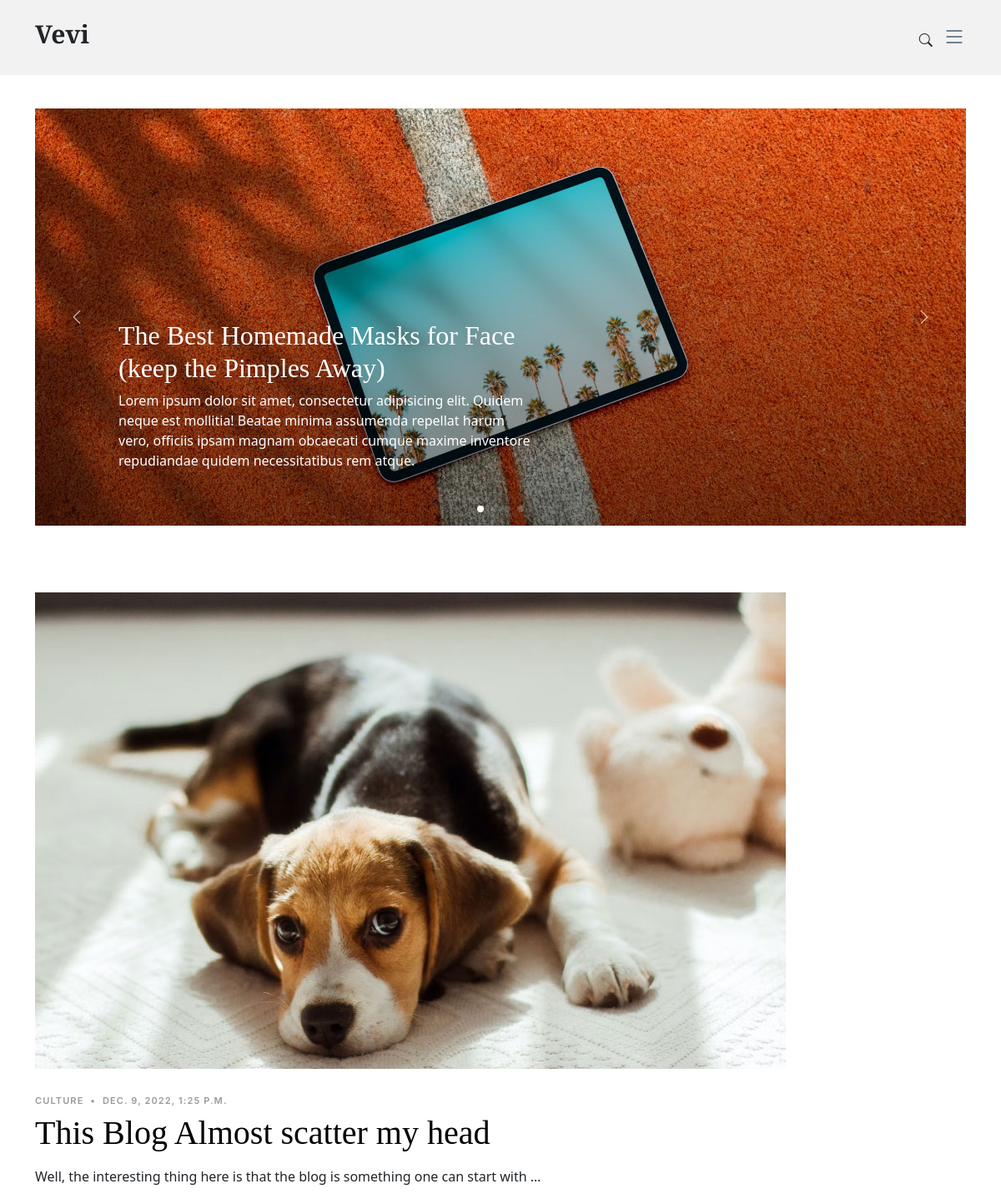
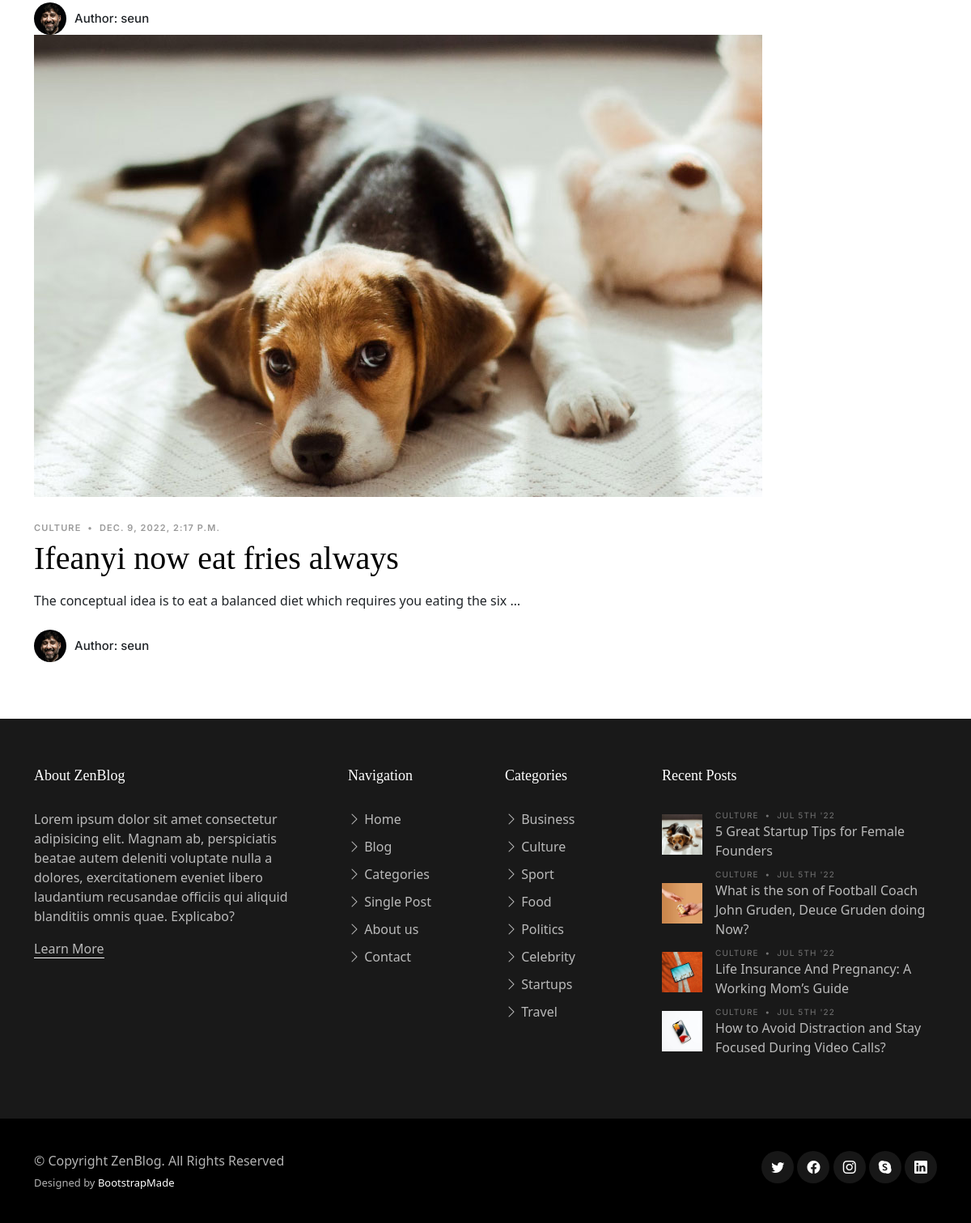
The page / on the database its author committed (2 pictures, top to bottom).
### blogger/models.py (models this page shows)
class Blog(models.Model):
    title = models.CharField(max_length=100)
    content = models.CharField(max_length=1000)
    author = models.ForeignKey(User, on_delete=models.CASCADE, null=True)
    created_at = models.DateTimeField(default=datetime.now, blank=True)

### blogger/views.py (the view)
# urls.py: path('', views.home, name='home'),
def home(request):
    posts = Blog.objects.all()
    return render(request, 'home.html', {'posts': posts})

### blogger/templates/home.html (shortened to what this page needs)
{% load static %}
<!DOCTYPE html>
<html lang="en">
<head>
  <link href="{% static 'assets/vendor/bootstrap/css/bootstrap.min.css' %}" rel="stylesheet">
  <link href="{% static 'assets/vendor/bootstrap-icons/bootstrap-icons.css' %}" rel="stylesheet">
  <link href="{% static 'assets/vendor/swiper/swiper-bundle.min.css' %}" rel="stylesheet">
  <link href="{% static 'assets/vendor/glightbox/css/glightbox.min.css' %}" rel="stylesheet">
  <link href="{% static 'assets/vendor/aos/aos.css' %}" rel="stylesheet">
  <link href="{% static 'assets/css/variables.css' %}" rel="stylesheet">
  <link href="{% static 'assets/css/main.css' %}" rel="stylesheet">
</head>
<content>
  <header id="header" class="header d-flex align-items-center fixed-top">
    <div class="container-fluid container-xl d-flex align-items-center justify-content-between">
      <a href="{% url 'home' %}" class="logo d-flex align-items-center">
        <h1>Vevi</h1>
      </a>
      <div class="position-relative">
        <a href="#" class="mx-2 js-search-open"><span class="bi-search"></span></a>
        <i class="bi bi-list mobile-nav-toggle"></i>
      </div>
    </div>
  </header>
  <main id="main">
    <section id="hero-slider" class="hero-slider">
      <div class="container-md" data-aos="fade-in">
        <div class="row">
          <div class="col-12">
            <div class="swiper sliderFeaturedPosts">
              <div class="swiper-wrapper">
                <div class="swiper-slide">
                  <a href="single-post.html" class="img-bg d-flex align-items-end" style="background-image: url('assets/img/post-slide-1.jpg');">
                    <div class="img-bg-inner">
                      <h2>The Best Homemade Masks for Face (keep the Pimples Away)</h2>
                      <p>Lorem ipsum dolor sit amet, consectetur adipisicing elit. Quidem neque est mollitia! Beatae minima assumenda repellat harum vero, officiis ipsam magnam obcaecati cumque maxime inventore repudiandae quidem necessitatibus rem atque.</p>
                    </div>
                  </a>
                </div>
              </div>
              <div class="custom-swiper-button-next">
                <span class="bi-chevron-right"></span>
              </div>
              <div class="custom-swiper-button-prev">
                <span class="bi-chevron-left"></span>
              </div>
              <div class="swiper-pagination"></div>
            </div>
          </div>
        </div>
      </div>
    </section>
    <section id="posts" class="posts">
      <div class="container" data-aos="fade-up">
        <div class="row g-5">
          <div class="col-lg-12">
            <div class="post-entry-1 lg">
              {% for posts in posts reversed %}
              <a href="single-post.html"><img src="assets/img/post-landscape-1.jpg" alt="" class="img-fluid"></a>
              <div class="post-meta"><span class="date">Culture</span> <span class="mx-1">&bullet;</span> <span>{{posts.created_at}}</span></div>
              <h2><a href="single-post.html">{{posts.title}}</a></h2>
              <p class="mb-4 d-block">{{posts.content | truncatewords:15}}</p>
              <div class="d-flex align-items-center author">
                <div class="photo"><img src="assets/img/person-1.jpg" alt="" class="img-fluid"></div>
                <div class="name">
                  <h3 class="m-0 p-0">Author: {{posts.author}}</h3>
                </div>
              </div>
              {% endfor %}
            </div>
            </div>
              </div>
            </div>
    </section>
  <footer id="footer" class="footer">
    <div class="footer-content">
      <div class="container">
        <div class="row g-5">
          <div class="col-lg-4">
            <h3 class="footer-heading">About ZenBlog</h3>
            <p>Lorem ipsum dolor sit amet consectetur adipisicing elit. Magnam ab, perspiciatis beatae autem deleniti voluptate nulla a dolores, exercitationem eveniet libero laudantium recusandae officiis qui aliquid blanditiis omnis quae. Explicabo?</p>
            <p><a href="about.html" class="footer-link-more">Learn More</a></p>
          </div>
          <div class="col-6 col-lg-2">
            <h3 class="footer-heading">Navigation</h3>
            <ul class="footer-links list-unstyled">
              <li><a href="index.html"><i class="bi bi-chevron-right"></i> Home</a></li>
              <li><a href="index.html"><i class="bi bi-chevron-right"></i> Blog</a></li>
              <li><a href="category.html"><i class="bi bi-chevron-right"></i> Categories</a></li>
              <li><a href="single-post.html"><i class="bi bi-chevron-right"></i> Single Post</a></li>
              <li><a href="about.html"><i class="bi bi-chevron-right"></i> About us</a></li>
              <li><a href="contact.html"><i class="bi bi-chevron-right"></i> Contact</a></li>
            </ul>
          </div>
          <div class="col-6 col-lg-2">
            <h3 class="footer-heading">Categories</h3>
            <ul class="footer-links list-unstyled">
              <li><a href="category.html"><i class="bi bi-chevron-right"></i> Business</a></li>
              <li><a href="category.html"><i class="bi bi-chevron-right"></i> Culture</a></li>
              <li><a href="category.html"><i class="bi bi-chevron-right"></i> Sport</a></li>
              <li><a href="category.html"><i class="bi bi-chevron-right"></i> Food</a></li>
              <li><a href="category.html"><i class="bi bi-chevron-right"></i> Politics</a></li>
              <li><a href="category.html"><i class="bi bi-chevron-right"></i> Celebrity</a></li>
              <li><a href="category.html"><i class="bi bi-chevron-right"></i> Startups</a></li>
              <li><a href="category.html"><i class="bi bi-chevron-right"></i> Travel</a></li>
            </ul>
          </div>
          <div class="col-lg-4">
            <h3 class="footer-heading">Recent Posts</h3>
            <ul class="footer-links footer-blog-entry list-unstyled">
              <li>
                <a href="single-post.html" class="d-flex align-items-center">
                  <img src="assets/img/post-sq-1.jpg" alt="" class="img-fluid me-3">
                  <div>
                    <div class="post-meta d-block"><span class="date">Culture</span> <span class="mx-1">&bullet;</span> <span>Jul 5th '22</span></div>
                    <span>5 Great Startup Tips for Female Founders</span>
                  </div>
                </a>
              </li>
              <li>
                <a href="single-post.html" class="d-flex align-items-center">
                  <img src="assets/img/post-sq-2.jpg" alt="" class="img-fluid me-3">
                  <div>
                    <div class="post-meta d-block"><span class="date">Culture</span> <span class="mx-1">&bullet;</span> <span>Jul 5th '22</span></div>
                    <span>What is the son of Football Coach John Gruden, Deuce Gruden doing Now?</span>
                  </div>
                </a>
              </li>
              <li>
                <a href="single-post.html" class="d-flex align-items-center">
                  <img src="assets/img/post-sq-3.jpg" alt="" class="img-fluid me-3">
                  <div>
                    <div class="post-meta d-block"><span class="date">Culture</span> <span class="mx-1">&bullet;</span> <span>Jul 5th '22</span></div>
                    <span>Life Insurance And Pregnancy: A Working Mom’s Guide</span>
                  </div>
                </a>
              </li>
              <li>
                <a href="single-post.html" class="d-flex align-items-center">
                  <img src="assets/img/post-sq-4.jpg" alt="" class="img-fluid me-3">
                  <div>
                    <div class="post-meta d-block"><span class="date">Culture</span> <span class="mx-1">&bullet;</span> <span>Jul 5th '22</span></div>
                    <span>How to Avoid Distraction and Stay Focused During Video Calls?</span>
                  </div>
                </a>
              </li>
            </ul>
          </div>
        </div>
      </div>
    </div>
    <div class="footer-legal">
      <div class="container">
        <div class="row justify-content-between">
          <div class="col-md-6 text-center text-md-start mb-3 mb-md-0">
            <div class="copyright">
              © Copyright <strong><span>ZenBlog</span></strong>. All Rights Reserved
            </div>
            <div class="credits">
              Designed by <a href="https://bootstrapmade.com/">BootstrapMade</a>
            </div>
          </div>
          <div class="col-md-6">
            <div class="social-links mb-3 mb-lg-0 text-center text-md-end">
              <a href="#" class="twitter"><i class="bi bi-twitter"></i></a>
              <a href="#" class="facebook"><i class="bi bi-facebook"></i></a>
              <a href="#" class="instagram"><i class="bi bi-instagram"></i></a>
              <a href="#" class="google-plus"><i class="bi bi-skype"></i></a>
              <a href="#" class="linkedin"><i class="bi bi-linkedin"></i></a>
            </div>
          </div>
        </div>
      </div>
    </div>
  </footer>
</content>
</html>

### blogger/static/assets/css/variables.css (style rules this page uses)
:root { --font-default: 'EB Garamond', system-ui, -apple-system, "Segoe UI", Roboto, "Helvetica Neue", Arial, "Noto Sans", "Liberation Sans", sans-serif, "Apple Color Emoji", "Segoe UI Emoji", "Segoe UI Symbol", "Noto Color Emoji"; --font-primary: 'EB Garamond', serif; --font-secondary: 'Inter', sans-serif; --color-default: #212529; --color-default-rgb: 33, 37, 41; --color-links: #212529; --color-links-hover: #15171a; --color-primary: #212529; --color-primary-light: #26282c; --color-primary-dark: #0b0c0e; --color-primary-rgb: 33, 37, 41; --color-primary-light-rgb: 38, 40, 44; --color-primary-dark-rgb: 11, 12, 14; --color-secondary: #596d80; --color-secondary-light: #8498aa; --color-secondary-dark: #404f5c; --color-secondary-rgb: 89, 109, 128; --color-secondary-light-rgb: 132, 152, 170; --color-secondary-dark-rgb: 64, 79, 92; --color-blue: #0d6efd; --color-blue-rgb: 13, 110, 253; --color-indigo: #6610f2; --color-indigo-rgb: 102, 16, 242; --color-purple: #6f42c1; --color-purple-rgb: 111, 66, 193; --color-pink: #f3268c; --color-pink-rgb: 243, 38, 140; --color-red: #df1529; --color-red-rgb: 223, 21, 4; --color-orange: #fd7e14; --color-orange-rgb: 253, 126, 20; --color-yellow: #ffc107; --color-yellow-rgb: 255, 193, 7; --color-green: #059652; --color-green-rgb: 5, 150, 82; --color-teal: #20c997; --color-teal-rgb: 32, 201, 151; --color-cyan: #0dcaf0; --color-cyan-rgb: 13, 202, 240; --color-white: #ffffff; --color-white-rgb: 255, 255, 255; --color-gray: #6c757d; --color-gray-rgb: 108, 117, 125; --color-black: #000000; --color-black-rgb: 0, 0, 0; }
:root { --bs-blue: var(--color-blue); --bs-indigo: var(--color-indigo); --bs-purple: var(--color-purple); --bs-pink: var(--color-pink); --bs-red: var(--color-red); --bs-orange: var(--color-orange); --bs-yellow: var(--color-yellow); --bs-green: var(--color-green); --bs-teal: var(--color-teal); --bs-cyan: var(--color-cyan); --bs-white: var(--color-white); --bs-gray: var(--color-gray); --bs-gray-dark: #343a40; --bs-gray-100: #f8f9fa; --bs-gray-200: #e9ecef; --bs-gray-300: #dee2e6; --bs-gray-400: #ced4da; --bs-gray-500: #adb5bd; --bs-gray-600: #6c757d; --bs-gray-700: #495057; --bs-gray-800: #343a40; --bs-gray-900: #212529; --bs-primary: var(--color-blue); --bs-secondary: var(--color-blue); --bs-success: #198754; --bs-info: #0dcaf0; --bs-warning: #ffc107; --bs-danger: #dc3545; --bs-light: #f8f9fa; --bs-dark: #212529; --bs-primary-rgb: var(--color-primary-rgb); --bs-secondary-rgb: var(--color-secondary-rgb); --bs-success-rgb: 25, 135, 84; --bs-info-rgb: 13, 202, 240; --bs-warning-rgb: 255, 193, 7; --bs-danger-rgb: 220, 53, 69; --bs-light-rgb: 248, 249, 250; --bs-dark-rgb: 33, 37, 41; --bs-white-rgb: var(--color-white-rgb); --bs-black-rgb: var(--color-black-rgb); --bs-body-color-rgb: var(--color-default-rgb); --bs-body-bg-rgb: 255, 255, 255; --bs-font-sans-serif: var(--font-default); --bs-font-monospace: SFMono-Regular, Menlo, Monaco, Consolas, "Liberation Mono", "Courier New", monospace; --bs-gradient: linear-gradient(180deg, rgba(255, 255, 255, 0.15), rgba(255, 255, 255, 0)); --bs-body-font-family: var(--font-default); --bs-body-font-size: 1rem; --bs-body-font-weight: 400; --bs-body-line-height: 1.5; --bs-body-color: var(--color-default); --bs-body-bg: #fff; }

### rows shown on the page
Blog: created_at "DEC. 9, 2022, 1:25 P.M.", title "This Blog Almost scatter my head", content "Well, the interesting thing here is that the blog is something one can start with …", author "seun"
Blog: created_at "DEC. 9, 2022, 2:17 P.M.", title "Ifeanyi now eat fries always", content "The conceptual idea is to eat a balanced diet which requires you eating the six …", author "seun"
